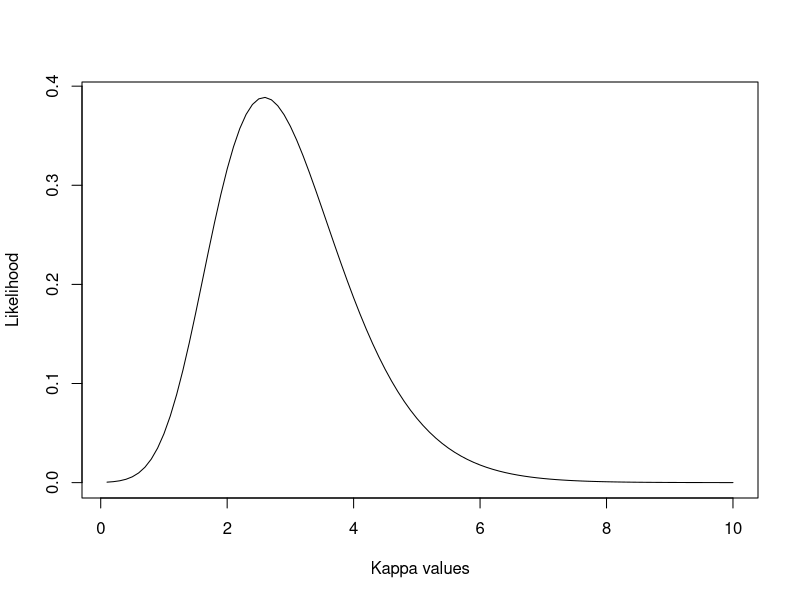

R code for this plot:
#Assignment 3

#This exercise is concerned with directional data. The point is to show you that the posterior distribution
#for somewhat weird models can be obtained by plotting it over a grid of values. 
#The data points are observed wind directions at a given location on ten di􏰀erent days. 
#The data are recorded in degrees: (20, 314, 285, 40, 308, 314, 299, 296, 303, 326),
#where North is located at zero degrees (see Figure 1 on the next page, where the angles are measured clockwise). 
#To 􏰁t with Wikipedia's description of probability distributions for circular data we convert 
#the data into radians −π ≤ y ≤ π . The 10 observations in 
#radians are (−2.79, 2.33, 1.83, −2.44, 2.23, 2.33, 2.07, 2.02, 2.14, 2.54).
#Assume that these data points conditional on (μ,κ) are 
#independent observations from the following von Mises distribution:

#where I0(κ) is the modi􏰁ed Bessel function of the 􏰁rst kind of order zero [see ?besselI in R]. 
#The parameter μ (−π ≤ μ ≤ π) is the mean direction and κ > 0 is called the concentration parameter.
#Large κ gives a small variance around μ, and vice versa. Assume that μ is known to be 2.4. Let κ ∼ Exponential(λ = 0.5)
#a priori, where λ is the rate parameter of the exponential distribution (so that the mean is 1/λ).


###Starting assignment###

#a) Derive the expression for what the posterior p(κ|y, μ) is proportional to. Hence, derive the function f (κ) such
#that p(κ|y, μ) ∝ f (κ). Then, plot the posterior distribution of κ for the wind direction data over a 􏰁ne grid of κ
#values. [Hint: you need to normalize the posterior distribution of κ so that it integrates to one.]


#Derive the posterior p(k|y,my) is proportional to p(y|k,my)*p(k|my) is proportional to p(y|k,my)*p(k)
#p(k|my) is proportional to p(k) since k is independent of my

#Data and know parameters
degrees = c(-2.79,2.33,1.83,-2.44,2.23,2.33,2.07,2.02,2.14,2.54) #Directions in radians
my = 2.4 #Given my value
lambda = 0.5 #Given lambda value

#Function for von Mises distribution
vonMises = function(kappa, y, my) {
  likelihood = 1
  for (data in y) {
  likelihood = likelihood*exp(kappa*cos(data-my))/(2*pi*besselI(kappa,0))
  }
  return(likelihood)
}

#Function for exponential distribution
exponential = function(tetha, data) {
  return(tetha*exp(-tetha*data))
}

kappa = seq(0.1,10,0.1) #Kappa values to be used in distribution
VMProbs = rep(0, length(kappa)) #List to store probs from von Mis.
expProbs = rep(0, length(kappa)) #List to store probs from exp. distr

#Loop to generate all probs from given distribution
for(i in 1:length(kappa)) {
VMProbs[i] = vonMises(kappa[i],degrees,my)
expProbs[i] = exponential(lambda,kappa[i])
}

posterior = expProbs*VMProbs #Calculating posterior
postIntegral = sum(posterior*0.1) #Calculating the integral for the posterior
normPosterior = posterior/postIntegral #Normalizing the posterior to integrate to 1
plot(kappa,normPosterior, type="l", xlab="Kappa values", ylab="Likelihood") #Plotting the normalized posterior

#b) #Find the (approximate) posterior mode of κ from the information in a).


#As seen in the plot, the approximate posterior mode for kappa is when kappa is between 2 & 4
#A good estimation judging by the graph seems to be around ~2.8
